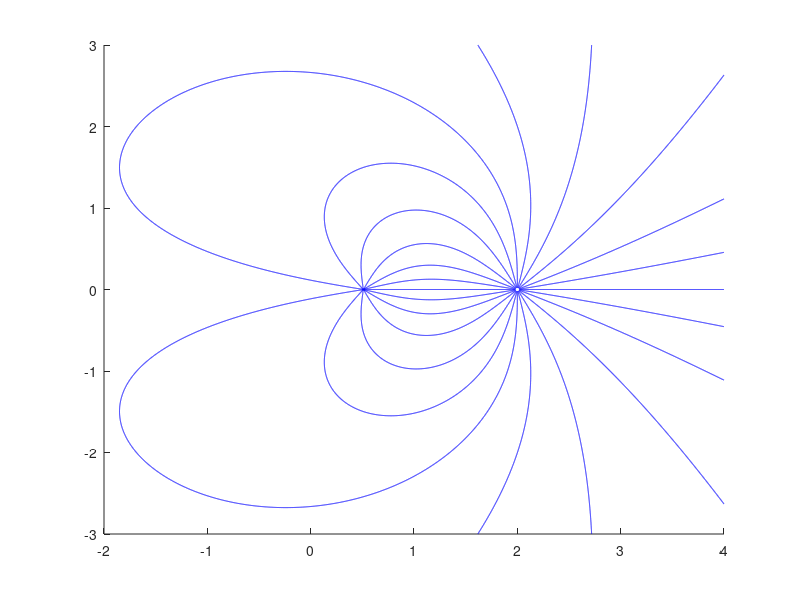

Recreate this plot in MATLAB. (Note: this script raises an error after producing the figure.)
figure
hold on

[r, d, h] = deal(1.01, 2.0005, 0.01);
q = r/d;
[x, y] = meshgrid(-4:h:4, -3:h:3);

Phi = 1./ sqrt((x - d).^2 + y.^2) - q./ sqrt((x - q^2*d).^2 + y.^2);
[Ex, Ey] = gradient(-Phi, h);
inside = (x.^2 + y.^2 < r^2);

theta = 0 : 15 : 360-10;
startx = d - 2 * h * cosd(theta);
starty = 2 * h * sind(theta);
sl = streamline(x, y, Ex, Ey, startx, starty);
for l = sl'
    inside = (l.XData.^2 + l.YData.^2 < r^2);
    lincomp(plot(l.XData(inside), l.YData(inside), 'k--', LineWidth=1), disp=false)
    l.XData = l.XData(~inside);
    l.YData = l.YData(~inside);
end
lincomp(sl, disp=false)
set(sl, LineWidth=1, Color='k')
addarrow(sl, '->', size=.25, angle=10, positiontype='normedlength')
theta = 0 : 360;
plot(r * cosd(theta), r * sind(theta), 'k', LineWidth=1)
scatter(d, 0, 100, 'ok', LineWidth=1, MarkerFaceColor='w')
scatter(r^2/d, 0, q*100, 'ok', LineWidth=1, MarkerFaceColor='#777777')
% scatter([r^2/d d], [0 0], 50, 'ok', 'filled')
text(0, r, "$\Phi=0$", Interpreter='latex', FontSize=15, ...
    HorizontalAlignment='right', VerticalAlignment='bottom')

axis equal off
axis([-2 4 -3 3])

exportgraphics(gca, '../image_charge_sphere.pdf', ContentType='vector', BackgroundColor='none')
